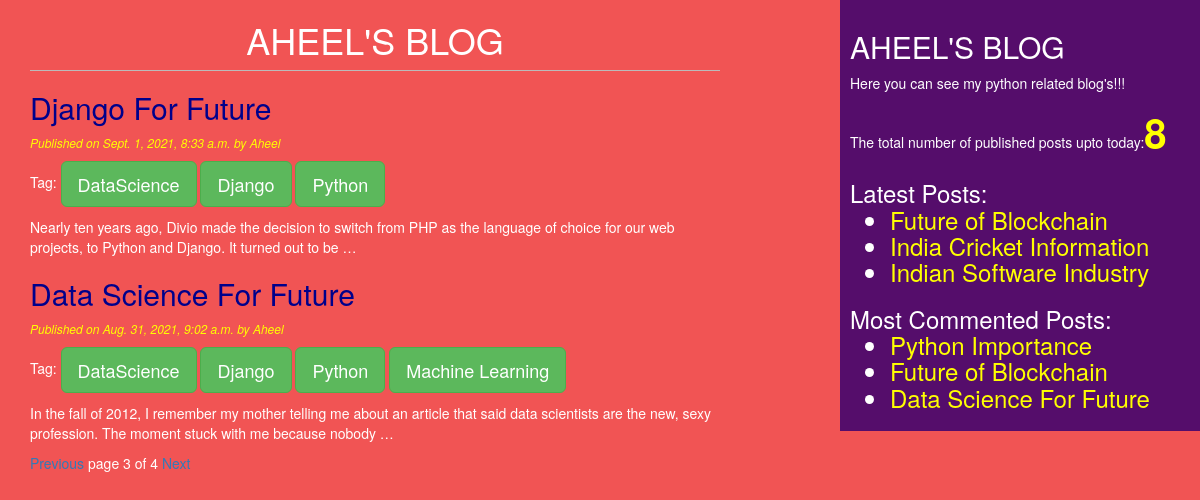
/?page=3, run on the app's committed database.
### blog/models.py (models this page shows, shortened)
class Post(models.Model):
    STATUS_CHOICES = (('draft','Darft'),('published','Published'))
    title = models.CharField(max_length=264)
    slug = models.SlugField(max_length=265,unique_for_date='publish')
    author = models.ForeignKey(User,related_name='blog_posts',on_delete=CASCADE)
    body = models.TextField()
    publish = models.DateTimeField(default=timezone.now)
    created = models.DateTimeField(auto_now_add=True)
    updated = models.DateTimeField(auto_now=True)
    status = models.CharField(max_length=10,choices=STATUS_CHOICES,default='draft')
    objects = CustomManager()
    tags = TaggableManager()
    class Meta:
        ordering = ('-publish',)
    def get_absolute_url(self):
        return reverse('post_detail',args=[self.publish.year,self.publish.strftime('%m'),self.publish.strftime('%d'),self.slug])

### blog/views.py (the view)
# urls.py: path('',views.post_list_view),
def post_list_view(request,tag_slug=None):
    post_list = Post.objects.all()
    tag = None
    if tag_slug:
        tag = get_object_or_404(Tag,slug=tag_slug)
        post_list = post_list.filter(tags__in=[tag])
    paginator = Paginator(post_list,2)
    page_number = request.GET.get('page')
    try:
        post_list = paginator.page(page_number)
    except PageNotAnInteger:
        post_list = paginator.page(1)
    except EmptyPage:
        post_list = paginator.page(paginator.num_pages)
    return render(request,'blog/post_list.html',{'post_list':post_list,'tag':tag})

### blog/models.py (called while the page is built)
    def get_queryset(self):
        return super().get_queryset().filter(status='published')

### blog/templatetags/blog_tags.py (called while the page is built)
@register.simple_tag
def total_posts():
    return Post.objects.count()

@register.inclusion_tag('blog/latest_posts.html')
def latest_posts(count=3):
    latest_posts = Post.objects.all().order_by('-publish')[:count]
    return {'latest_posts':latest_posts}

@register.inclusion_tag('blog/most_commented.html')
def most_commented_posts(count=3):
    most_commented = Post.objects.annotate(total_comments=Count('comments')).order_by('-total_comments')[:count]
    return{'most_commented':most_commented}

### templates/blog/post_list.html (shortened to what this page needs)
{% extends 'blog/base.html' %}
    {% block content_block %}
        <h1>AHEEL'S BLOG</h1>
        {% for post in post_list %}
       <h2><a id="hh" href="{{post.get_absolute_url}}">{{post.title}}</a></h2>
        <p id="date">Published on {{post.publish}} by {{post.author|title}}</p>
        <p>Tag:
        {% for tag in post.tags.all %}
            <a class="btn btn-success btn-lg" href="{%url 'post_list_by_tag_name' tag.slug %}">{{tag.name}}</a>
            {% endfor %}
        </p>
        {{post.body|truncatewords:30|linebreaks}}
        {% endfor %}
        {% include 'blog/pagination.html' with page=post_list %}
    {% endblock %}

### templates/blog/latest_posts.html
<ul>
    {% for post in latest_posts %}
    <li><a id="lp" href="{{post.get_absolute_url}}">{{post.title}}</a></li>
    {% endfor %}
</ul>

### templates/blog/most_commented.html
<ul>
    {% for post in most_commented %}
    <li><a id="lp" href="{{post.get_absolute_url}}">{{post.title}}</a></li>
    {% endfor %}
</ul>

### static/css/blog.css (style rules this page uses)
h1 { text-align: center; border-bottom: 1px solid #bbb; padding: 0 0 10px 0; }
body { background:rgb(241, 84, 84); color: white; }
#date { color: yellow; font-size: 12px; font-style: italic; }
#hh { color:darkblue; }
#lp { color: yellow; }

### data on the page
Post: title "Django For Future", publish "Sept. 1, 2021, 8:33 a.m.", author "Aheel", body "Nearly ten years ago, Divio made the decision to switch from PHP as the language of choice for our web projects, to Python and Django. It turned out to be …"
Tag: name "DataScience"
Tag: name "Django"
Tag: name "Python"
Post: title "Data Science For Future", publish "Aug. 31, 2021, 9:02 a.m.", author "Aheel", body "In the fall of 2012, I remember my mother telling me about an article that said data scientists are the new, sexy profession. The moment stuck with me because nobody …"
Tag: name "Machine Learning"
Post: title "Future of Blockchain"
Post: title "India Cricket Information"
Post: title "Indian Software Industry"
Post: title "Python Importance"

### other printed values
{{ page.number }} "3"
{{ page.paginator.num_pages }} "4"
